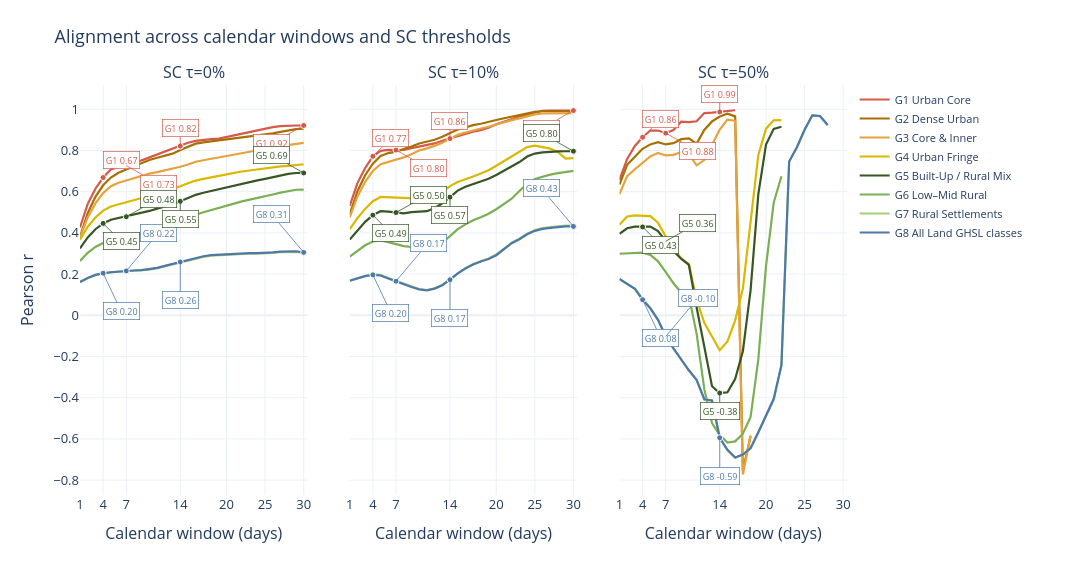

Notebook code for this chart:
### Code cell
save_fig(
    metric_curve_figure(
        MATRIX, 'r', ALL_GROUPS, [0, 10, 50], 'complete',
        'Alignment across calendar windows and SC thresholds',
    ),
    'fig_03a_r_window_curves',
)

### Figure 1 — Plotly figure (JSON) as saved in the notebook; plotly's stock layout.template omitted (floating-point values rounded to 4 significant figures)
{"data": [{"connectgaps": false, "line": {"color": "#D65A4A", "width": 2.2}, "mode": "lines", "name": "G1 Urban Core", "showlegend": true, "type": "scatter", "x": [1, 2, 3, 4, 5, 6, 7, 8, 9, 10, 11, 12, 13, 14, 15, 16, 17, 18, 19, 20, 21, 22, 23, 24, 25, 26, 27, 28, 29, 30], "xaxis": "x", "y": [0.4265, 0.541, 0.6145, 0.6689, 0.7081, 0.72, 0.7266, 0.7371, 0.7523, 0.7667, 0.7795, 0.7936, 0.8078, 0.8214, 0.8379, 0.847, 0.8526, 0.8553, 0.858, 0.8662, 0.8753, 0.8839, 0.8913, 0.9003, 0.9069, 0.9136, 0.9183, 0.9218, 0.9216, 0.9216], "yaxis": "y"}, {"connectgaps": false, "line": {"color": "#A87000", "width": 2.2}, "mode": "lines", "name": "G2 Dense Urban", "showlegend": true, "type": "scatter", "x": [1, 2, 3, 4, 5, 6, 7, 8, 9, 10, 11, 12, 13, 14, 15, 16, 17, 18, 19, 20, 21, 22, 23, 24, 25, 26, 27, 28, 29, 30], "xaxis": "x", "y": [0.3816, 0.4954, 0.5751, 0.6313, 0.6688, 0.6918, 0.7083, 0.7241, 0.7395, 0.7543, 0.7647, 0.7738, 0.7848, 0.803, 0.8176, 0.8333, 0.8397, 0.8443, 0.8487, 0.8555, 0.8595, 0.8642, 0.8676, 0.8716, 0.8772, 0.8829, 0.8902, 0.8979, 0.9041, 0.9056], "yaxis": "y"}, {"connectgaps": false, "line": {"color": "#E6A23C", "width": 2.2}, "mode": "lines", "name": "G3 Core & Inner", "showlegend": true, "type": "scatter", "x": [1, 2, 3, 4, 5, 6, 7, 8, 9, 10, 11, 12, 13, 14, 15, 16, 17, 18, 19, 20, 21, 22, 23, 24, 25, 26, 27, 28, 29, 30], "xaxis": "x", "y": [0.3784, 0.4754, 0.5434, 0.5934, 0.6264, 0.6433, 0.6547, 0.6663, 0.678, 0.6877, 0.6952, 0.7028, 0.71, 0.721, 0.7324, 0.7457, 0.7527, 0.76, 0.7657, 0.7722, 0.7787, 0.787, 0.7936, 0.8012, 0.8088, 0.8147, 0.8217, 0.8269, 0.8334, 0.8373], "yaxis": "y"}, {"connectgaps": false, "line": {"color": "#D9B900", "width": 2.2}, "mode": "lines", "name": "G4 Urban Fringe", "showlegend": true, "type": "scatter", "x": [1, 2, 3, 4, 5, 6, 7, 8, 9, 10, 11, 12, 13, 14, 15, 16, 17, 18, 19, 20, 21, 22, 23, 24, 25, 26, 27, 28, 29, 30], "xaxis": "x", "y": [0.3676, 0.43, 0.4752, 0.5085, 0.5286, 0.5388, 0.5468, 0.5565, 0.5666, 0.5784, 0.5901, 0.6014, 0.6123, 0.6264, 0.6408, 0.6542, 0.6625, 0.6705, 0.678, 0.6848, 0.6914, 0.6983, 0.7037, 0.7089, 0.7141, 0.7195, 0.7231, 0.7257, 0.7312, 0.7333], "yaxis": "y"}, {"connectgaps": false, "line": {"color": "#375623", "width": 2.2}, "mode": "lines", "name": "G5 Built-Up / Rural Mix", "showlegend": true, "type": "scatter", "x": [1, 2, 3, 4, 5, 6, 7, 8, 9, 10, 11, 12, 13, 14, 15, 16, 17, 18, 19, 20, 21, 22, 23, 24, 25, 26, 27, 28, 29, 30], "xaxis": "x", "y": [0.3244, 0.3782, 0.418, 0.4462, 0.4638, 0.4724, 0.4787, 0.4862, 0.4952, 0.5067, 0.5181, 0.5283, 0.539, 0.5535, 0.5698, 0.5848, 0.595, 0.6041, 0.6128, 0.6221, 0.6311, 0.6401, 0.6483, 0.6551, 0.6625, 0.6708, 0.6787, 0.6862, 0.691, 0.6912], "yaxis": "y"}, {"connectgaps": false, "line": {"color": "#7BAF54", "width": 2.2}, "mode": "lines", "name": "G6 Low–Mid Rural", "showlegend": true, "type": "scatter", "x": [1, 2, 3, 4, 5, 6, 7, 8, 9, 10, 11, 12, 13, 14, 15, 16, 17, 18, 19, 20, 21, 22, 23, 24, 25, 26, 27, 28, 29, 30], "xaxis": "x", "y": [0.2639, 0.3033, 0.3318, 0.3514, 0.3642, 0.3718, 0.3778, 0.3849, 0.3927, 0.4033, 0.4154, 0.4272, 0.4392, 0.4545, 0.4717, 0.4882, 0.5006, 0.5115, 0.5218, 0.5329, 0.5435, 0.553, 0.5614, 0.5687, 0.577, 0.5866, 0.5956, 0.604, 0.6096, 0.6099], "yaxis": "y"}, {"connectgaps": false, "line": {"color": "#A8CE74", "width": 2.2}, "mode": "lines", "name": "G7 Rural Settlements", "showlegend": true, "type": "scatter", "x": [1, 2, 3, 4, 5, 6, 7, 8, 9, 10, 11, 12, 13, 14, 15, 16, 17, 18, 19, 20, 21, 22, 23, 24, 25, 26, 27, 28, 29, 30], "xaxis": "x", "y": [0.1621, 0.1816, 0.1958, 0.2037, 0.2081, 0.212, 0.2145, 0.2165, 0.2182, 0.2216, 0.2288, 0.2379, 0.2468, 0.2568, 0.2669, 0.2773, 0.284, 0.2894, 0.2919, 0.294, 0.2952, 0.2976, 0.2989, 0.2988, 0.299, 0.3028, 0.3061, 0.3086, 0.3081, 0.3024], "yaxis": "y"}, {"connectgaps": false, "line": {"color": "#4E79A7", "width": 2.2}, "mode": "lines", "name": "G8 All Land GHSL classes", "showlegend": true, "type": "scatter", "x": [1, 2, 3, 4, 5, 6, 7, 8, 9, 10, 11, 12, 13, 14, 15, 16, 17, 18, 19, 20, 21, 22, 23, 24, 25, 26, 27, 28, 29, 30], "xaxis": "x", "y": [0.1615, 0.1813, 0.1962, 0.2045, 0.209, 0.2131, 0.2156, 0.2175, 0.2195, 0.2233, 0.2307, 0.2398, 0.2489, 0.2591, 0.2693, 0.2798, 0.2866, 0.2921, 0.2947, 0.297, 0.2983, 0.3007, 0.3019, 0.3018, 0.3021, 0.3058, 0.3091, 0.3115, 0.3111, 0.3054], "yaxis": "y"}, {"marker": {"color": "#D65A4A", "line": {"color": "white", "width": 1}, "size": 6}, "mode": "markers", "showlegend": false, "type": "scatter", "x": [4], "xaxis": "x", "y": [0.6689], "yaxis": "y"}, {"marker": {"color": "#375623", "line": {"color": "white", "width": 1}, "size": 6}, "mode": "markers", "showlegend": false, "type": "scatter", "x": [4], "xaxis": "x", "y": [0.4462], "yaxis": "y"}, {"marker": {"color": "#4E79A7", "line": {"color": "white", "width": 1}, "size": 6}, "mode": "markers", "showlegend": false, "type": "scatter", "x": [4], "xaxis": "x", "y": [0.2045], "yaxis": "y"}, {"marker": {"color": "#D65A4A", "line": {"color": "white", "width": 1}, "size": 6}, "mode": "markers", "showlegend": false, "type": "scatter", "x": [7], "xaxis": "x", "y": [0.7266], "yaxis": "y"}, {"marker": {"color": "#375623", "line": {"color": "white", "width": 1}, "size": 6}, "mode": "markers", "showlegend": false, "type": "scatter", "x": [7], "xaxis": "x", "y": [0.4787], "yaxis": "y"}, {"marker": {"color": "#4E79A7", "line": {"color": "white", "width": 1}, "size": 6}, "mode": "markers", "showlegend": false, "type": "scatter", "x": [7], "xaxis": "x", "y": [0.2156], "yaxis": "y"}, {"marker": {"color": "#D65A4A", "line": {"color": "white", "width": 1}, "size": 6}, "mode": "markers", "showlegend": false, "type": "scatter", "x": [14], "xaxis": "x", "y": [0.8214], "yaxis": "y"}, {"marker": {"color": "#375623", "line": {"color": "white", "width": 1}, "size": 6}, "mode": "markers", "showlegend": false, "type": "scatter", "x": [14], "xaxis": "x", "y": [0.5535], "yaxis": "y"}, {"marker": {"color": "#4E79A7", "line": {"color": "white", "width": 1}, "size": 6}, "mode": "markers", "showlegend": false, "type": "scatter", "x": [14], "xaxis": "x", "y": [0.2591], "yaxis": "y"}, {"marker": {"color": "#D65A4A", "line": {"color": "white", "width": 1}, "size": 6}, "mode": "markers", "showlegend": false, "type": "scatter", "x": [30], "xaxis": "x", "y": [0.9216], "yaxis": "y"}, {"marker": {"color": "#375623", "line": {"color": "white", "width": 1}, "size": 6}, "mode": "markers", "showlegend": false, "type": "scatter", "x": [30], "xaxis": "x", "y": [0.6912], "yaxis": "y"}, {"marker": {"color": "#4E79A7", "line": {"color": "white", "width": 1}, "size": 6}, "mode": "markers", "showlegend": false, "type": "scatter", "x": [30], "xaxis": "x", "y": [0.3054], "yaxis": "y"}, {"connectgaps": false, "line": {"color": "#D65A4A", "width": 2.2}, "mode": "lines", "name": "G1 Urban Core", "showlegend": false, "type": "scatter", "x": [1, 2, 3, 4, 5, 6, 7, 8, 9, 10, 11, 12, 13, 14, 15, 16, 17, 18, 19, 20, 21, 22, 23, 24, 25, 26, 27, 28, 29, 30], "xaxis": "x2", "y": [0.5315, 0.642, 0.7153, 0.7718, 0.7986, 0.8034, 0.8022, 0.8029, 0.8117, 0.8188, 0.8251, 0.8345, 0.8471, 0.8579, 0.8689, 0.8795, 0.8919, 0.8988, 0.9107, 0.9277, 0.9408, 0.9514, 0.9654, 0.9727, 0.9815, 0.9928, 0.9944, 0.9939, 0.9936, 0.994], "yaxis": "y2"}, {"connectgaps": false, "line": {"color": "#A87000", "width": 2.2}, "mode": "lines", "name": "G2 Dense Urban", "showlegend": false, "type": "scatter", "x": [1, 2, 3, 4, 5, 6, 7, 8, 9, 10, 11, 12, 13, 14, 15, 16, 17, 18, 19, 20, 21, 22, 23, 24, 25, 26, 27, 28, 29, 30], "xaxis": "x2", "y": [0.4903, 0.6028, 0.6799, 0.7365, 0.7735, 0.7877, 0.7949, 0.8054, 0.8194, 0.8341, 0.8424, 0.8525, 0.8668, 0.8848, 0.9019, 0.912, 0.9232, 0.93, 0.9373, 0.948, 0.9567, 0.965, 0.973, 0.9797, 0.9875, 0.9907, 0.9917, 0.9913, 0.9914, 0.9916], "yaxis": "y2"}, {"connectgaps": false, "line": {"color": "#E6A23C", "width": 2.2}, "mode": "lines", "name": "G3 Core & Inner", "showlegend": false, "type": "scatter", "x": [1, 2, 3, 4, 5, 6, 7, 8, 9, 10, 11, 12, 13, 14, 15, 16, 17, 18, 19, 20, 21, 22, 23, 24, 25, 26, 27, 28, 29, 30], "xaxis": "x2", "y": [0.4756, 0.5771, 0.6483, 0.7006, 0.7336, 0.7456, 0.7539, 0.7667, 0.7824, 0.8, 0.8107, 0.8224, 0.8381, 0.8576, 0.8761, 0.8877, 0.8992, 0.9072, 0.9156, 0.9269, 0.9376, 0.9475, 0.9563, 0.9676, 0.9756, 0.9798, 0.9807, 0.9807, 0.9814, 0.9816], "yaxis": "y2"}, {"connectgaps": false, "line": {"color": "#D9B900", "width": 2.2}, "mode": "lines", "name": "G4 Urban Fringe", "showlegend": false, "type": "scatter", "x": [1, 2, 3, 4, 5, 6, 7, 8, 9, 10, 11, 12, 13, 14, 15, 16, 17, 18, 19, 20, 21, 22, 23, 24, 25, 26, 27, 28, 29, 30], "xaxis": "x2", "y": [0.4189, 0.4715, 0.5166, 0.5541, 0.5747, 0.5731, 0.5718, 0.5671, 0.5676, 0.5669, 0.5663, 0.5785, 0.5984, 0.6275, 0.647, 0.6593, 0.6739, 0.6887, 0.7047, 0.7264, 0.7481, 0.7702, 0.7956, 0.8169, 0.8236, 0.8178, 0.8093, 0.792, 0.7604, 0.7631], "yaxis": "y2"}, {"connectgaps": false, "line": {"color": "#375623", "width": 2.2}, "mode": "lines", "name": "G5 Built-Up / Rural Mix", "showlegend": false, "type": "scatter", "x": [1, 2, 3, 4, 5, 6, 7, 8, 9, 10, 11, 12, 13, 14, 15, 16, 17, 18, 19, 20, 21, 22, 23, 24, 25, 26, 27, 28, 29, 30], "xaxis": "x2", "y": [0.3676, 0.4127, 0.4539, 0.4863, 0.5054, 0.5031, 0.4988, 0.4948, 0.501, 0.5038, 0.5055, 0.5202, 0.5439, 0.5738, 0.6053, 0.6243, 0.6373, 0.6493, 0.6626, 0.6814, 0.7013, 0.7211, 0.744, 0.771, 0.7852, 0.7912, 0.7944, 0.7957, 0.7965, 0.7968], "yaxis": "y2"}, {"connectgaps": false, "line": {"color": "#7BAF54", "width": 2.2}, "mode": "lines", "name": "G6 Low–Mid Rural", "showlegend": false, "type": "scatter", "x": [1, 2, 3, 4, 5, 6, 7, 8, 9, 10, 11, 12, 13, 14, 15, 16, 17, 18, 19, 20, 21, 22, 23, 24, 25, 26, 27, 28, 29, 30], "xaxis": "x2", "y": [0.2846, 0.3128, 0.3399, 0.3583, 0.364, 0.3552, 0.347, 0.3358, 0.3315, 0.3229, 0.3169, 0.329, 0.3532, 0.3846, 0.4184, 0.4417, 0.4618, 0.4763, 0.4929, 0.5151, 0.5391, 0.566, 0.6039, 0.6391, 0.6618, 0.6736, 0.6832, 0.6906, 0.6972, 0.701], "yaxis": "y2"}, {"connectgaps": false, "line": {"color": "#A8CE74", "width": 2.2}, "mode": "lines", "name": "G7 Rural Settlements", "showlegend": false, "type": "scatter", "x": [1, 2, 3, 4, 5, 6, 7, 8, 9, 10, 11, 12, 13, 14, 15, 16, 17, 18, 19, 20, 21, 22, 23, 24, 25, 26, 27, 28, 29, 30], "xaxis": "x2", "y": [0.1684, 0.1803, 0.1919, 0.1989, 0.1967, 0.1813, 0.1678, 0.151, 0.1393, 0.1277, 0.1228, 0.1312, 0.1477, 0.1747, 0.2055, 0.2292, 0.2491, 0.2636, 0.2761, 0.2948, 0.3222, 0.3529, 0.3724, 0.3964, 0.4135, 0.4232, 0.4283, 0.4327, 0.4353, 0.4357], "yaxis": "y2"}, {"connectgaps": false, "line": {"color": "#4E79A7", "width": 2.2}, "mode": "lines", "name": "G8 All Land GHSL classes", "showlegend": false, "type": "scatter", "x": [1, 2, 3, 4, 5, 6, 7, 8, 9, 10, 11, 12, 13, 14, 15, 16, 17, 18, 19, 20, 21, 22, 23, 24, 25, 26, 27, 28, 29, 30], "xaxis": "x2", "y": [0.1677, 0.1792, 0.1903, 0.1966, 0.1934, 0.1791, 0.1656, 0.1487, 0.1371, 0.1259, 0.1215, 0.1298, 0.146, 0.1729, 0.2035, 0.227, 0.2466, 0.261, 0.2732, 0.2919, 0.3193, 0.3499, 0.3693, 0.3932, 0.4101, 0.4196, 0.4246, 0.4289, 0.4313, 0.4317], "yaxis": "y2"}, {"marker": {"color": "#D65A4A", "line": {"color": "white", "width": 1}, "size": 6}, "mode": "markers", "showlegend": false, "type": "scatter", "x": [4], "xaxis": "x2", "y": [0.7718], "yaxis": "y2"}, {"marker": {"color": "#375623", "line": {"color": "white", "width": 1}, "size": 6}, "mode": "markers", "showlegend": false, "type": "scatter", "x": [4], "xaxis": "x2", "y": [0.4863], "yaxis": "y2"}, {"marker": {"color": "#4E79A7", "line": {"color": "white", "width": 1}, "size": 6}, "mode": "markers", "showlegend": false, "type": "scatter", "x": [4], "xaxis": "x2", "y": [0.1966], "yaxis": "y2"}, {"marker": {"color": "#D65A4A", "line": {"color": "white", "width": 1}, "size": 6}, "mode": "markers", "showlegend": false, "type": "scatter", "x": [7], "xaxis": "x2", "y": [0.8022], "yaxis": "y2"}, {"marker": {"color": "#375623", "line": {"color": "white", "width": 1}, "size": 6}, "mode": "markers", "showlegend": false, "type": "scatter", "x": [7], "xaxis": "x2", "y": [0.4988], "yaxis": "y2"}, {"marker": {"color": "#4E79A7", "line": {"color": "white", "width": 1}, "size": 6}, "mode": "markers", "showlegend": false, "type": "scatter", "x": [7], "xaxis": "x2", "y": [0.1656], "yaxis": "y2"}, {"marker": {"color": "#D65A4A", "line": {"color": "white", "width": 1}, "size": 6}, "mode": "markers", "showlegend": false, "type": "scatter", "x": [14], "xaxis": "x2", "y": [0.8579], "yaxis": "y2"}, {"marker": {"color": "#375623", "line": {"color": "white", "width": 1}, "size": 6}, "mode": "markers", "showlegend": false, "type": "scatter", "x": [14], "xaxis": "x2", "y": [0.5738], "yaxis": "y2"}, {"marker": {"color": "#4E79A7", "line": {"color": "white", "width": 1}, "size": 6}, "mode": "markers", "showlegend": false, "type": "scatter", "x": [14], "xaxis": "x2", "y": [0.1729], "yaxis": "y2"}, {"marker": {"color": "#D65A4A", "line": {"color": "white", "width": 1}, "size": 6}, "mode": "markers", "showlegend": false, "type": "scatter", "x": [30], "xaxis": "x2", "y": [0.994], "yaxis": "y2"}, {"marker": {"color": "#375623", "line": {"color": "white", "width": 1}, "size": 6}, "mode": "markers", "showlegend": false, "type": "scatter", "x": [30], "xaxis": "x2", "y": [0.7968], "yaxis": "y2"}, {"marker": {"color": "#4E79A7", "line": {"color": "white", "width": 1}, "size": 6}, "mode": "markers", "showlegend": false, "type": "scatter", "x": [30], "xaxis": "x2", "y": [0.4317], "yaxis": "y2"}, {"connectgaps": false, "line": {"color": "#D65A4A", "width": 2.2}, "mode": "lines", "name": "G1 Urban Core", "showlegend": false, "type": "scatter", "x": [1, 2, 3, 4, 5, 6, 7, 8, 9, 10, 11, 12, 13, 14, 15, 16, 17, 18, 19, 20, 21, 22, 23, 24, 25, 26, 27, 28, 29, 30], "xaxis": "x3", "y": [0.6579, 0.7592, 0.8221, 0.8644, 0.8972, 0.8969, 0.8844, 0.8993, 0.94, 0.9379, 0.9421, 0.9819, 0.984, 0.987, 0.9908, 0.9955, NaN, NaN, NaN, NaN, NaN, NaN, NaN, NaN, NaN, NaN, NaN, NaN, NaN, NaN], "yaxis": "y3"}, {"connectgaps": false, "line": {"color": "#A87000", "width": 2.2}, "mode": "lines", "name": "G2 Dense Urban", "showlegend": false, "type": "scatter", "x": [1, 2, 3, 4, 5, 6, 7, 8, 9, 10, 11, 12, 13, 14, 15, 16, 17, 18, 19, 20, 21, 22, 23, 24, 25, 26, 27, 28, 29, 30], "xaxis": "x3", "y": [0.6349, 0.7306, 0.7695, 0.8081, 0.8297, 0.8403, 0.8296, 0.8355, 0.8552, 0.8586, 0.8337, 0.8998, 0.9412, 0.9648, 0.9784, 0.9658, -0.7528, -0.5875, NaN, NaN, NaN, NaN, NaN, NaN, NaN, NaN, NaN, NaN, NaN, NaN], "yaxis": "y3"}, {"connectgaps": false, "line": {"color": "#E6A23C", "width": 2.2}, "mode": "lines", "name": "G3 Core & Inner", "showlegend": false, "type": "scatter", "x": [1, 2, 3, 4, 5, 6, 7, 8, 9, 10, 11, 12, 13, 14, 15, 16, 17, 18, 19, 20, 21, 22, 23, 24, 25, 26, 27, 28, 29, 30], "xaxis": "x3", "y": [0.5885, 0.676, 0.7089, 0.7402, 0.7718, 0.7882, 0.776, 0.7788, 0.7919, 0.7829, 0.7281, 0.7538, 0.8296, 0.9021, 0.9501, 0.9451, -0.7727, -0.5827, NaN, NaN, NaN, NaN, NaN, NaN, NaN, NaN, NaN, NaN, NaN, NaN], "yaxis": "y3"}, {"connectgaps": false, "line": {"color": "#D9B900", "width": 2.2}, "mode": "lines", "name": "G4 Urban Fringe", "showlegend": false, "type": "scatter", "x": [1, 2, 3, 4, 5, 6, 7, 8, 9, 10, 11, 12, 13, 14, 15, 16, 17, 18, 19, 20, 21, 22, 23, 24, 25, 26, 27, 28, 29, 30], "xaxis": "x3", "y": [0.4403, 0.4798, 0.4853, 0.4822, 0.4816, 0.4496, 0.3823, 0.333, 0.2747, 0.2488, 0.07792, -0.03618, -0.1018, -0.1693, -0.1267, -0.02444, 0.1293, 0.44, 0.7778, 0.9063, 0.9466, 0.9472, NaN, NaN, NaN, NaN, NaN, NaN, NaN, NaN], "yaxis": "y3"}, {"connectgaps": false, "line": {"color": "#375623", "width": 2.2}, "mode": "lines", "name": "G5 Built-Up / Rural Mix", "showlegend": false, "type": "scatter", "x": [1, 2, 3, 4, 5, 6, 7, 8, 9, 10, 11, 12, 13, 14, 15, 16, 17, 18, 19, 20, 21, 22, 23, 24, 25, 26, 27, 28, 29, 30], "xaxis": "x3", "y": [0.3954, 0.4225, 0.4308, 0.4291, 0.4312, 0.4085, 0.3597, 0.3117, 0.2747, 0.2445, 0.03954, -0.1556, -0.3444, -0.3771, -0.3736, -0.3089, -0.1742, 0.1222, 0.5874, 0.8293, 0.9052, 0.9151, NaN, NaN, NaN, NaN, NaN, NaN, NaN, NaN], "yaxis": "y3"}, {"connectgaps": false, "line": {"color": "#7BAF54", "width": 2.2}, "mode": "lines", "name": "G6 Low–Mid Rural", "showlegend": false, "type": "scatter", "x": [1, 2, 3, 4, 5, 6, 7, 8, 9, 10, 11, 12, 13, 14, 15, 16, 17, 18, 19, 20, 21, 22, 23, 24, 25, 26, 27, 28, 29, 30], "xaxis": "x3", "y": [0.2989, 0.3017, 0.301, 0.3041, 0.2937, 0.2622, 0.2099, 0.1558, 0.1106, 0.09441, -0.08887, -0.3583, -0.5235, -0.5816, -0.6177, -0.612, -0.5746, -0.4938, -0.2147, 0.2387, 0.5479, 0.6753, NaN, NaN, NaN, NaN, NaN, NaN, NaN, NaN], "yaxis": "y3"}, {"connectgaps": false, "line": {"color": "#A8CE74", "width": 2.2}, "mode": "lines", "name": "G7 Rural Settlements", "showlegend": false, "type": "scatter", "x": [1, 2, 3, 4, 5, 6, 7, 8, 9, 10, 11, 12, 13, 14, 15, 16, 17, 18, 19, 20, 21, 22, 23, 24, 25, 26, 27, 28, 29, 30], "xaxis": "x3", "y": [0.176, 0.1536, 0.1282, 0.08104, 0.03645, -0.02201, -0.1024, -0.1604, -0.2155, -0.2669, -0.3138, -0.4084, -0.4144, -0.5954, -0.6536, -0.6912, -0.6771, -0.6463, -0.5697, -0.4925, -0.4094, -0.2448, 0.7457, 0.8147, 0.8998, 0.9705, 0.9672, 0.9231, NaN, NaN], "yaxis": "y3"}, {"connectgaps": false, "line": {"color": "#4E79A7", "width": 2.2}, "mode": "lines", "name": "G8 All Land GHSL classes", "showlegend": false, "type": "scatter", "x": [1, 2, 3, 4, 5, 6, 7, 8, 9, 10, 11, 12, 13, 14, 15, 16, 17, 18, 19, 20, 21, 22, 23, 24, 25, 26, 27, 28, 29, 30], "xaxis": "x3", "y": [0.1763, 0.1546, 0.1287, 0.07588, 0.03367, -0.02218, -0.1025, -0.1606, -0.2156, -0.267, -0.3137, -0.4076, -0.4131, -0.5944, -0.6526, -0.6901, -0.6757, -0.6446, -0.5675, -0.4893, -0.4053, -0.2409, 0.7467, 0.8159, 0.9006, 0.9708, 0.9679, 0.9243, NaN, NaN], "yaxis": "y3"}, {"marker": {"color": "#D65A4A", "line": {"color": "white", "width": 1}, "size": 6}, "mode": "markers", "showlegend": false, "type": "scatter", "x": [4], "xaxis": "x3", "y": [0.8644], "yaxis": "y3"}, {"marker": {"color": "#375623", "line": {"color": "white", "width": 1}, "size": 6}, "mode": "markers", "showlegend": false, "type": "scatter", "x": [4], "xaxis": "x3", "y": [0.4291], "yaxis": "y3"}, {"marker": {"color": "#4E79A7", "line": {"color": "white", "width": 1}, "size": 6}, "mode": "markers", "showlegend": false, "type": "scatter", "x": [4], "xaxis": "x3", "y": [0.07588], "yaxis": "y3"}, {"marker": {"color": "#D65A4A", "line": {"color": "white", "width": 1}, "size": 6}, "mode": "markers", "showlegend": false, "type": "scatter", "x": [7], "xaxis": "x3", "y": [0.8844], "yaxis": "y3"}, {"marker": {"color": "#375623", "line": {"color": "white", "width": 1}, "size": 6}, "mode": "markers", "showlegend": false, "type": "scatter", "x": [7], "xaxis": "x3", "y": [0.3597], "yaxis": "y3"}, {"marker": {"color": "#4E79A7", "line": {"color": "white", "width": 1}, "size": 6}, "mode": "markers", "showlegend": false, "type": "scatter", "x": [7], "xaxis": "x3", "y": [-0.1025], "yaxis": "y3"}, {"marker": {"color": "#D65A4A", "line": {"color": "white", "width": 1}, "size": 6}, "mode": "markers", "showlegend": false, "type": "scatter", "x": [14], "xaxis": "x3", "y": [0.987], "yaxis": "y3"}, {"marker": {"color": "#375623", "line": {"color": "white", "width": 1}, "size": 6}, "mode": "markers", "showlegend": false, "type": "scatter", "x": [14], "xaxis": "x3", "y": [-0.3771], "yaxis": "y3"}, {"marker": {"color": "#4E79A7", "line": {"color": "white", "width": 1}, "size": 6}, "mode": "markers", "showlegend": false, "type": "scatter", "x": [14], "xaxis": "x3", "y": [-0.5944], "yaxis": "y3"}], "layout": {"annotations": [{"font": {"size": 16}, "showarrow": false, "text": "SC τ=0%", "x": 0.1483, "xanchor": "center", "xref": "paper", "y": 1, "yanchor": "bottom", "yref": "paper"}, {"font": {"size": 16}, "showarrow": false, "text": "SC τ=10%", "x": 0.5, "xanchor": "center", "xref": "paper", "y": 1, "yanchor": "bottom", "yref": "paper"}, {"font": {"size": 16}, "showarrow": false, "text": "SC τ=50%", "x": 0.8517, "xanchor": "center", "xref": "paper", "y": 1, "yanchor": "bottom", "yref": "paper"}, {"arrowcolor": "#D65A4A", "arrowhead": 0, "arrowwidth": 0.8, "ax": 18, "ay": -18, "bgcolor": "rgba(255,255,255,.95)", "bordercolor": "#D65A4A", "borderpad": 2, "borderwidth": 0.7, "font": {"color": "#D65A4A", "size": 9}, "showarrow": true, "text": "G1 0.67", "x": 4, "xref": "x", "y": 0.6689, "yref": "y"}, {"arrowcolor": "#375623", "arrowhead": 0, "arrowwidth": 0.8, "ax": 18, "ay": 18, "bgcolor": "rgba(255,255,255,.95)", "bordercolor": "#375623", "borderpad": 2, "borderwidth": 0.7, "font": {"color": "#375623", "size": 9}, "showarrow": true, "text": "G5 0.45", "x": 4, "xref": "x", "y": 0.4462, "yref": "y"}, {"arrowcolor": "#4E79A7", "arrowhead": 0, "arrowwidth": 0.8, "ax": 18, "ay": 38, "bgcolor": "rgba(255,255,255,.95)", "bordercolor": "#4E79A7", "borderpad": 2, "borderwidth": 0.7, "font": {"color": "#4E79A7", "size": 9}, "showarrow": true, "text": "G8 0.20", "x": 4, "xref": "x", "y": 0.2045, "yref": "y"}, {"arrowcolor": "#D65A4A", "arrowhead": 0, "arrowwidth": 0.8, "ax": 32, "ay": 18, "bgcolor": "rgba(255,255,255,.95)", "bordercolor": "#D65A4A", "borderpad": 2, "borderwidth": 0.7, "font": {"color": "#D65A4A", "size": 9}, "showarrow": true, "text": "G1 0.73", "x": 7, "xref": "x", "y": 0.7266, "yref": "y"}, {"arrowcolor": "#375623", "arrowhead": 0, "arrowwidth": 0.8, "ax": 32, "ay": -18, "bgcolor": "rgba(255,255,255,.95)", "bordercolor": "#375623", "borderpad": 2, "borderwidth": 0.7, "font": {"color": "#375623", "size": 9}, "showarrow": true, "text": "G5 0.48", "x": 7, "xref": "x", "y": 0.4787, "yref": "y"}, {"arrowcolor": "#4E79A7", "arrowhead": 0, "arrowwidth": 0.8, "ax": 32, "ay": -38, "bgcolor": "rgba(255,255,255,.95)", "bordercolor": "#4E79A7", "borderpad": 2, "borderwidth": 0.7, "font": {"color": "#4E79A7", "size": 9}, "showarrow": true, "text": "G8 0.22", "x": 7, "xref": "x", "y": 0.2156, "yref": "y"}, {"arrowcolor": "#D65A4A", "arrowhead": 0, "arrowwidth": 0.8, "ax": 0, "ay": -18, "bgcolor": "rgba(255,255,255,.95)", "bordercolor": "#D65A4A", "borderpad": 2, "borderwidth": 0.7, "font": {"color": "#D65A4A", "size": 9}, "showarrow": true, "text": "G1 0.82", "x": 14, "xref": "x", "y": 0.8214, "yref": "y"}, {"arrowcolor": "#375623", "arrowhead": 0, "arrowwidth": 0.8, "ax": 0, "ay": 18, "bgcolor": "rgba(255,255,255,.95)", "bordercolor": "#375623", "borderpad": 2, "borderwidth": 0.7, "font": {"color": "#375623", "size": 9}, "showarrow": true, "text": "G5 0.55", "x": 14, "xref": "x", "y": 0.5535, "yref": "y"}, {"arrowcolor": "#4E79A7", "arrowhead": 0, "arrowwidth": 0.8, "ax": 0, "ay": 38, "bgcolor": "rgba(255,255,255,.95)", "bordercolor": "#4E79A7", "borderpad": 2, "borderwidth": 0.7, "font": {"color": "#4E79A7", "size": 9}, "showarrow": true, "text": "G8 0.26", "x": 14, "xref": "x", "y": 0.2591, "yref": "y"}, {"arrowcolor": "#D65A4A", "arrowhead": 0, "arrowwidth": 0.8, "ax": -32, "ay": 18, "bgcolor": "rgba(255,255,255,.95)", "bordercolor": "#D65A4A", "borderpad": 2, "borderwidth": 0.7, "font": {"color": "#D65A4A", "size": 9}, "showarrow": true, "text": "G1 0.92", "x": 30, "xref": "x", "y": 0.9216, "yref": "y"}, {"arrowcolor": "#375623", "arrowhead": 0, "arrowwidth": 0.8, "ax": -32, "ay": -18, "bgcolor": "rgba(255,255,255,.95)", "bordercolor": "#375623", "borderpad": 2, "borderwidth": 0.7, "font": {"color": "#375623", "size": 9}, "showarrow": true, "text": "G5 0.69", "x": 30, "xref": "x", "y": 0.6912, "yref": "y"}, {"arrowcolor": "#4E79A7", "arrowhead": 0, "arrowwidth": 0.8, "ax": -32, "ay": -38, "bgcolor": "rgba(255,255,255,.95)", "bordercolor": "#4E79A7", "borderpad": 2, "borderwidth": 0.7, "font": {"color": "#4E79A7", "size": 9}, "showarrow": true, "text": "G8 0.31", "x": 30, "xref": "x", "y": 0.3054, "yref": "y"}, {"arrowcolor": "#D65A4A", "arrowhead": 0, "arrowwidth": 0.8, "ax": 18, "ay": -18, "bgcolor": "rgba(255,255,255,.95)", "bordercolor": "#D65A4A", "borderpad": 2, "borderwidth": 0.7, "font": {"color": "#D65A4A", "size": 9}, "showarrow": true, "text": "G1 0.77", "x": 4, "xref": "x2", "y": 0.7718, "yref": "y2"}, {"arrowcolor": "#375623", "arrowhead": 0, "arrowwidth": 0.8, "ax": 18, "ay": 18, "bgcolor": "rgba(255,255,255,.95)", "bordercolor": "#375623", "borderpad": 2, "borderwidth": 0.7, "font": {"color": "#375623", "size": 9}, "showarrow": true, "text": "G5 0.49", "x": 4, "xref": "x2", "y": 0.4863, "yref": "y2"}, {"arrowcolor": "#4E79A7", "arrowhead": 0, "arrowwidth": 0.8, "ax": 18, "ay": 38, "bgcolor": "rgba(255,255,255,.95)", "bordercolor": "#4E79A7", "borderpad": 2, "borderwidth": 0.7, "font": {"color": "#4E79A7", "size": 9}, "showarrow": true, "text": "G8 0.20", "x": 4, "xref": "x2", "y": 0.1966, "yref": "y2"}, {"arrowcolor": "#D65A4A", "arrowhead": 0, "arrowwidth": 0.8, "ax": 32, "ay": 18, "bgcolor": "rgba(255,255,255,.95)", "bordercolor": "#D65A4A", "borderpad": 2, "borderwidth": 0.7, "font": {"color": "#D65A4A", "size": 9}, "showarrow": true, "text": "G1 0.80", "x": 7, "xref": "x2", "y": 0.8022, "yref": "y2"}, {"arrowcolor": "#375623", "arrowhead": 0, "arrowwidth": 0.8, "ax": 32, "ay": -18, "bgcolor": "rgba(255,255,255,.95)", "bordercolor": "#375623", "borderpad": 2, "borderwidth": 0.7, "font": {"color": "#375623", "size": 9}, "showarrow": true, "text": "G5 0.50", "x": 7, "xref": "x2", "y": 0.4988, "yref": "y2"}, {"arrowcolor": "#4E79A7", "arrowhead": 0, "arrowwidth": 0.8, "ax": 32, "ay": -38, "bgcolor": "rgba(255,255,255,.95)", "bordercolor": "#4E79A7", "borderpad": 2, "borderwidth": 0.7, "font": {"color": "#4E79A7", "size": 9}, "showarrow": true, "text": "G8 0.17", "x": 7, "xref": "x2", "y": 0.1656, "yref": "y2"}, {"arrowcolor": "#D65A4A", "arrowhead": 0, "arrowwidth": 0.8, "ax": 0, "ay": -18, "bgcolor": "rgba(255,255,255,.95)", "bordercolor": "#D65A4A", "borderpad": 2, "borderwidth": 0.7, "font": {"color": "#D65A4A", "size": 9}, "showarrow": true, "text": "G1 0.86", "x": 14, "xref": "x2", "y": 0.8579, "yref": "y2"}, {"arrowcolor": "#375623", "arrowhead": 0, "arrowwidth": 0.8, "ax": 0, "ay": 18, "bgcolor": "rgba(255,255,255,.95)", "bordercolor": "#375623", "borderpad": 2, "borderwidth": 0.7, "font": {"color": "#375623", "size": 9}, "showarrow": true, "text": "G5 0.57", "x": 14, "xref": "x2", "y": 0.5738, "yref": "y2"}, {"arrowcolor": "#4E79A7", "arrowhead": 0, "arrowwidth": 0.8, "ax": 0, "ay": 38, "bgcolor": "rgba(255,255,255,.95)", "bordercolor": "#4E79A7", "borderpad": 2, "borderwidth": 0.7, "font": {"color": "#4E79A7", "size": 9}, "showarrow": true, "text": "G8 0.17", "x": 14, "xref": "x2", "y": 0.1729, "yref": "y2"}, {"arrowcolor": "#D65A4A", "arrowhead": 0, "arrowwidth": 0.8, "ax": -32, "ay": 18, "bgcolor": "rgba(255,255,255,.95)", "bordercolor": "#D65A4A", "borderpad": 2, "borderwidth": 0.7, "font": {"color": "#D65A4A", "size": 9}, "showarrow": true, "text": "G1 0.99", "x": 30, "xref": "x2", "y": 0.994, "yref": "y2"}, {"arrowcolor": "#375623", "arrowhead": 0, "arrowwidth": 0.8, "ax": -32, "ay": -18, "bgcolor": "rgba(255,255,255,.95)", "bordercolor": "#375623", "borderpad": 2, "borderwidth": 0.7, "font": {"color": "#375623", "size": 9}, "showarrow": true, "text": "G5 0.80", "x": 30, "xref": "x2", "y": 0.7968, "yref": "y2"}, {"arrowcolor": "#4E79A7", "arrowhead": 0, "arrowwidth": 0.8, "ax": -32, "ay": -38, "bgcolor": "rgba(255,255,255,.95)", "bordercolor": "#4E79A7", "borderpad": 2, "borderwidth": 0.7, "font": {"color": "#4E79A7", "size": 9}, "showarrow": true, "text": "G8 0.43", "x": 30, "xref": "x2", "y": 0.4317, "yref": "y2"}, {"arrowcolor": "#D65A4A", "arrowhead": 0, "arrowwidth": 0.8, "ax": 18, "ay": -18, "bgcolor": "rgba(255,255,255,.95)", "bordercolor": "#D65A4A", "borderpad": 2, "borderwidth": 0.7, "font": {"color": "#D65A4A", "size": 9}, "showarrow": true, "text": "G1 0.86", "x": 4, "xref": "x3", "y": 0.8644, "yref": "y3"}, {"arrowcolor": "#375623", "arrowhead": 0, "arrowwidth": 0.8, "ax": 18, "ay": 18, "bgcolor": "rgba(255,255,255,.95)", "bordercolor": "#375623", "borderpad": 2, "borderwidth": 0.7, "font": {"color": "#375623", "size": 9}, "showarrow": true, "text": "G5 0.43", "x": 4, "xref": "x3", "y": 0.4291, "yref": "y3"}, {"arrowcolor": "#4E79A7", "arrowhead": 0, "arrowwidth": 0.8, "ax": 18, "ay": 38, "bgcolor": "rgba(255,255,255,.95)", "bordercolor": "#4E79A7", "borderpad": 2, "borderwidth": 0.7, "font": {"color": "#4E79A7", "size": 9}, "showarrow": true, "text": "G8 0.08", "x": 4, "xref": "x3", "y": 0.07588, "yref": "y3"}, {"arrowcolor": "#D65A4A", "arrowhead": 0, "arrowwidth": 0.8, "ax": 32, "ay": 18, "bgcolor": "rgba(255,255,255,.95)", "bordercolor": "#D65A4A", "borderpad": 2, "borderwidth": 0.7, "font": {"color": "#D65A4A", "size": 9}, "showarrow": true, "text": "G1 0.88", "x": 7, "xref": "x3", "y": 0.8844, "yref": "y3"}, {"arrowcolor": "#375623", "arrowhead": 0, "arrowwidth": 0.8, "ax": 32, "ay": -18, "bgcolor": "rgba(255,255,255,.95)", "bordercolor": "#375623", "borderpad": 2, "borderwidth": 0.7, "font": {"color": "#375623", "size": 9}, "showarrow": true, "text": "G5 0.36", "x": 7, "xref": "x3", "y": 0.3597, "yref": "y3"}, {"arrowcolor": "#4E79A7", "arrowhead": 0, "arrowwidth": 0.8, "ax": 32, "ay": -38, "bgcolor": "rgba(255,255,255,.95)", "bordercolor": "#4E79A7", "borderpad": 2, "borderwidth": 0.7, "font": {"color": "#4E79A7", "size": 9}, "showarrow": true, "text": "G8 -0.10", "x": 7, "xref": "x3", "y": -0.1025, "yref": "y3"}, {"arrowcolor": "#D65A4A", "arrowhead": 0, "arrowwidth": 0.8, "ax": 0, "ay": -18, "bgcolor": "rgba(255,255,255,.95)", "bordercolor": "#D65A4A", "borderpad": 2, "borderwidth": 0.7, "font": {"color": "#D65A4A", "size": 9}, "showarrow": true, "text": "G1 0.99", "x": 14, "xref": "x3", "y": 0.987, "yref": "y3"}, {"arrowcolor": "#375623", "arrowhead": 0, "arrowwidth": 0.8, "ax": 0, "ay": 18, "bgcolor": "rgba(255,255,255,.95)", "bordercolor": "#375623", "borderpad": 2, "borderwidth": 0.7, "font": {"color": "#375623", "size": 9}, "showarrow": true, "text": "G5 -0.38", "x": 14, "xref": "x3", "y": -0.3771, "yref": "y3"}, {"arrowcolor": "#4E79A7", "arrowhead": 0, "arrowwidth": 0.8, "ax": 0, "ay": 38, "bgcolor": "rgba(255,255,255,.95)", "bordercolor": "#4E79A7", "borderpad": 2, "borderwidth": 0.7, "font": {"color": "#4E79A7", "size": 9}, "showarrow": true, "text": "G8 -0.59", "x": 14, "xref": "x3", "y": -0.5944, "yref": "y3"}], "font": {"color": "#233B60", "size": 13}, "height": 580, "legend": {"font": {"size": 11}, "x": 1.01, "y": 1}, "margin": {"b": 85, "l": 80, "r": 245, "t": 85}, "paper_bgcolor": "rgba(0,0,0,0)", "title": {"text": "Alignment across calendar windows and SC thresholds"}, "width": 1650, "xaxis": {"anchor": "y", "domain": [0, 0.2967], "range": [1, 30.5], "tickvals": [1, 4, 7, 14, 20, 25, 30], "title": {"text": "Calendar window (days)"}}, "xaxis2": {"anchor": "y2", "domain": [0.3517, 0.6483], "range": [1, 30.5], "tickvals": [1, 4, 7, 14, 20, 25, 30], "title": {"text": "Calendar window (days)"}}, "xaxis3": {"anchor": "y3", "domain": [0.7033, 1], "range": [1, 30.5], "tickvals": [1, 4, 7, 14, 20, 25, 30], "title": {"text": "Calendar window (days)"}}, "yaxis": {"anchor": "x", "domain": [0, 1], "title": {"text": "Pearson r"}}, "yaxis2": {"anchor": "x2", "domain": [0, 1], "matches": "y", "showticklabels": false}, "yaxis3": {"anchor": "x3", "domain": [0, 1], "matches": "y", "showticklabels": false}}}
